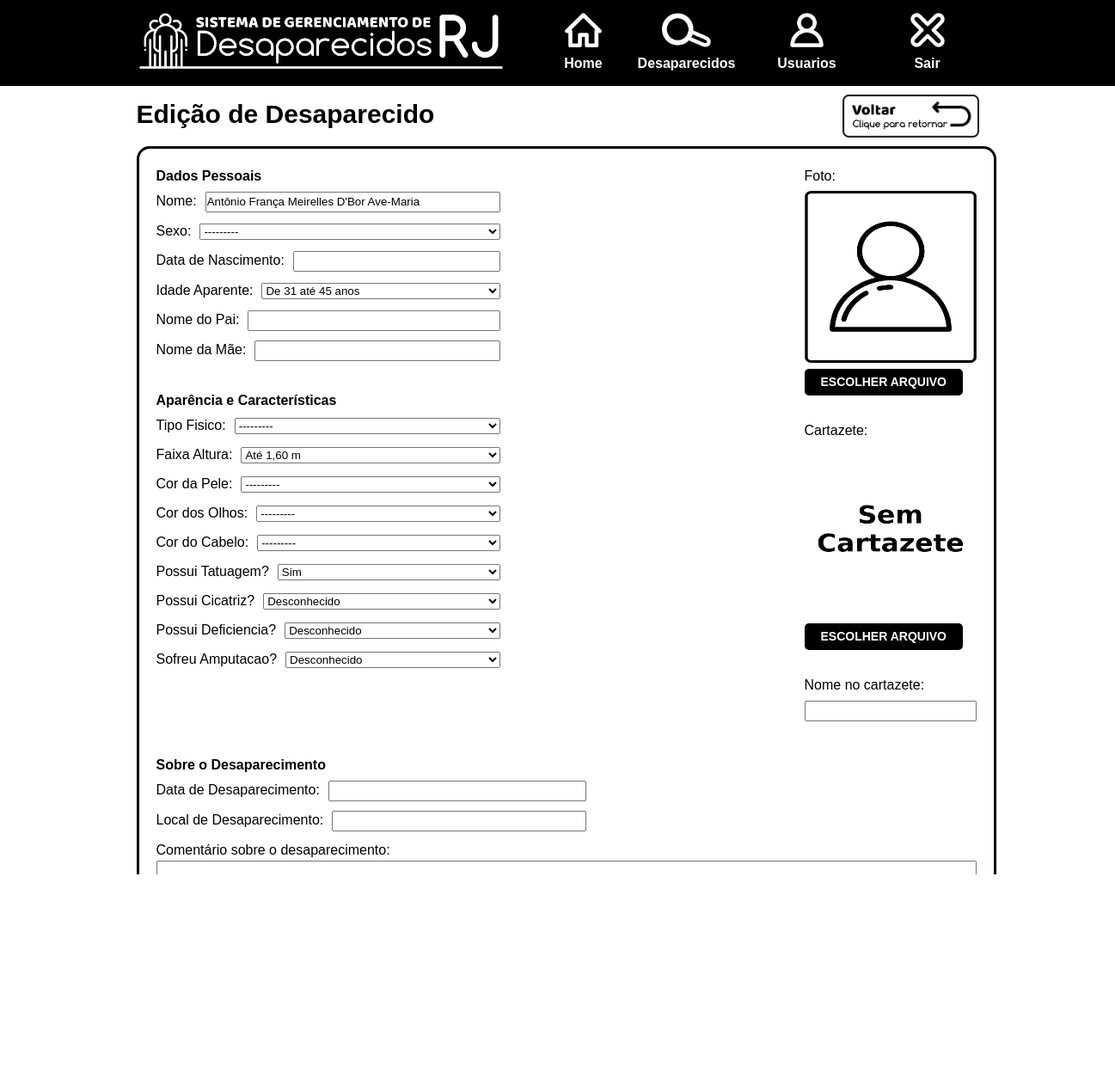
Screenshot of /webserver/desaparecidos/editar/4/ (signed in) with the database file from the repository.
### webserver/models.py (models this page shows)
class Pessoa(models.Model):
	FAIXA_IDADE = (
		("ate_18_anos", "Até 18 anos"),
		("de_19_ate_30_anos", "De 19 até 30 anos"),
		("de_31_ate_45_anos", "De 31 até 45 anos"),
		("de_46_ate_65_anos", "De 46 até 65 anos"),
		("acima_de_65_anos", "Acima de 65 anos"),
	)
	FAIXA_ALTURA = (
		("anao", "Anão"),
		("ate_160", "Até 1,60 m"),
		("de_160_ate_170", "De 1,60 até 1,70 m"),
		("de_170_ate_180", "De 1,70 até 1,80 m"),
		("acima_de_180", "Acima de 1,80 m"),
	)
	SEXO = (
		("masculino", "Masculino"),
		("feminino", "Feminino"),
	)
	COR_PELE = (
		("albino", "Albino"),
		("amarela", "Amarela"),
		("branca", "Branca"),
		("negra", "Negra"),
		("parda", "Parda"),
		("vermelha", "Vermelha"),
	)
	COR_OLHOS = (
		("azuis", "Azuis"),
		("castanhos_claros", "Castanhos Claros"),
		("castanhos_escuros", "Castanhos Escuros"),
		("cinzentos", "Cinzentos"),
		("castanhos", "Castanhos"),
		("desiguais_na_cor", "Desiguais na Cor"),
		("pretos", "Pretos"),
		("verdes", "Verdes"),
		("violetas", "Violetas"),
	)
	COR_CABELOS = (
		("aco", "Aço"),
		("branco", "Branco"),
		("castanho_claro", "Castanho Claro"),
		("castanho_escuro", "Castanho Escuro"),
		("com_mechas_ou_faixas", "Com Mechas ou Faixas"),
		("louro", "Louro"),
		("preto", "Preto"),
		("ruivo", "Ruivo")
	)
	TIPO_FISICO = (
		("magro", "Magro"),
		("normal", "Normal"),
		("gordo", "Gordo"),
		("forte", "Forte"),
	)
	nome = models.CharField(max_length = 254, blank=True, null=True)
	nome_normalizado = models.CharField(max_length = 254, blank=True, null=True)
	idade = models.IntegerField(blank=True, null=True)
	idade_aparente = models.CharField(max_length = 100, choices = FAIXA_IDADE, blank=True, null=True)
	altura = models.IntegerField(blank=True, null=True)
	faixa_altura = models.CharField(max_length = 100, choices = FAIXA_ALTURA, blank=True, null=True)
	cor_pele = models.CharField(max_length = 100, choices = COR_PELE, blank=True, null=True)
	cor_olhos = models.CharField(max_length = 100, choices = COR_OLHOS, blank=True, null=True)
	cor_cabelos = models.CharField(max_length = 100, choices = COR_CABELOS, blank=True, null=True)
	sexo = models.CharField(max_length = 100, choices = SEXO, blank=True, null=True)
	nome_pai = models.CharField(max_length = 254, blank=True, null=True)
	nome_mae = models.CharField(max_length = 254, blank=True, null=True)
	foto = models.ImageField(upload_to = "fotos/", blank = True, null = True)
	facial_encoding = models.TextField(blank = True, null = True)
	encoding_distance_to_zero = models.FloatField(blank = True, null = True)
	data_nascimento = models.DateTimeField(blank=True, null=True)
	data_desaparecimento = models.DateTimeField(blank=True, null=True)
	local_desaparecimento = models.CharField(max_length = 254, blank=True, null=True)
	cartazete = models.ImageField(upload_to = "cartazetes/",blank = True, null = True)
	nome_no_cartazete = models.CharField(max_length = 254, blank=True, null=True)
	comentario_desaparecimento = models.TextField(blank = True, null = True)
	possui_tatuagem = models.NullBooleanField(blank=True, null=True)
	possui_cicatriz = models.NullBooleanField(blank=True, null=True)
	possui_deficiencia = models.NullBooleanField(blank=True, null=True)
	sofreu_amputacao = models.NullBooleanField(blank=True, null=True)
	esta_desaparecido = models.NullBooleanField(default=True, null=True)
	tipo_fisico = models.CharField(max_length = 254, choices = TIPO_FISICO, blank=True, null=True)
	rg = models.CharField(max_length = 9, blank=True, null=True)
	emissor_rg = models.CharField(max_length = 15, blank=True, null=True)
	cpf = models.CharField(max_length = 11, blank=True, null=True)
	cnh = models.CharField(max_length = 11, blank=True, null=True)

### webserver/views.py (the view)
# urls.py: url(r'desaparecidos/editar/(?P<pk>\d+)/$', views.editarDesaparecido, name='editarDesaparecido'),
@login_required
def editarDesaparecido(request, pk):
    if request.method == "POST":
        instance = Pessoa.objects.get(pk=pk)
        form = PessoaForm(request.POST, request.FILES, instance=instance)
        if form.is_valid():
            instance = form.save()
            instance.nome_normalizado = normalizarNome(instance.nome)
            print(instance.nome_normalizado)
            instance.save()
            return redirect("editarDesaparecido", pk = instance.pk)
    else:
        instance = Pessoa.objects.get(pk=pk)
        form = PessoaForm(instance = instance)
    return render(request, "editar_pessoa_model_form.html", {
        "form": form,
    })

### webserver/templates/editar_pessoa_model_form.html (shortened to what this page needs)
{% extends './main.html' %}
{% load static %}
    {% block page_content %}
        <section id="page-contents">
            <header class="content-top">
                <p>Edição de Desaparecido</p>
                <img src="{% static 'images/back-button.png' %}" onclick="history.back()">
            </header>
            <section class="form_container">
                <form method="POST" enctype="multipart/form-data" class="post-form">
                    <div class="fields_container">
                        <div class="fields_left_column">
                            <p>Dados Pessoais</p>
                            <div class="form_field">{{ form.nome.label_tag }}<span>{{ form.nome }}</span></div>
                            <div class="form_field">{{ form.sexo.label_tag }}<span>{{ form.sexo }}</span></div>
                            <div class="form_field">{{ form.data_nascimento.label_tag }}<span>{{ form.data_nascimento }}</span></div>
                            <div class="form_field">{{ form.idade_aparente.label_tag }}<span>{{ form.idade_aparente }}</span></div>
                            <div class="form_field">{{ form.nome_pai.label_tag }}<span>{{ form.nome_pai }}</span></div>
                            <div class="form_field">{{ form.nome_mae.label_tag }}<span>{{ form.nome_mae }}</span></div>
                            <br>
                            <p>Aparência e Características</p>
                            <div class="form_field">{{ form.tipo_fisico.label_tag }}<span>{{ form.tipo_fisico }}</span></div>
                            <div class="form_field">{{ form.faixa_altura.label_tag }}<span>{{ form.faixa_altura }}</span></div>
                            <div class="form_field">{{ form.cor_pele.label_tag }}<span>{{ form.cor_pele }}</span></div>
                            <div class="form_field">{{ form.cor_olhos.label_tag }}<span>{{ form.cor_olhos }}</span></div>
                            <div class="form_field">{{ form.cor_cabelos.label_tag }}<span>{{ form.cor_cabelos }}</span></div>
                            <div class="form_field">{{ form.possui_tatuagem.label_tag }}<span>{{ form.possui_tatuagem }}</span></div>
                            <div class="form_field">{{ form.possui_cicatriz.label_tag }}<span>{{ form.possui_cicatriz }}</span></div>
                            <div class="form_field">{{ form.possui_deficiencia.label_tag }}<span>{{ form.possui_deficiencia }}</span></div>
                            <div class="form_field">{{ form.sofreu_amputacao.label_tag }}<span>{{ form.sofreu_amputacao }}</span></div>
                        </div>
                        <div class="fields_right_column">
                            <div class="foto_fields_container">
                                <div class="form_field">
                                    <p class="label-paragraph">Foto:</p>
                                    {% if form.instance.foto.name %}
                                    <img src="{{ form.instance.foto.url }}" width="200" height="200" />
                                    {% else %}
                                    <img src="{% static 'images/no-photo-image.png' %}" width="200" height="200" />
                                    {% endif %}
                                    <br>
                                    <label for="id_foto">ESCOLHER ARQUIVO</label>
                                    <br>
                                    <p class="label-paragraph">Cartazete:</p>
                                    {% if form.instance.cartazete.name %}
                                    <img src="{{ form.instance.cartazete.url }}" width="200" height="200" />
                                    {% else %}
                                    <img src="{% static 'images/no-cartazete.png' %}" width="200" height="200" />
                                    {% endif %}
                                    <br>
                                    <label for="id_cartazete">ESCOLHER ARQUIVO</label>
                                    <br>
                                    <p class="label-paragraph">Nome no cartazete:</p>
                                    {{ form.nome_no_cartazete }}
                                </div>
                            </div>
                        </div>
                    </div>
                    <br>
                    <p>Sobre o Desaparecimento</p>
                    <div class="form_field larger_form_field">{{ form.data_desaparecimento.label_tag }}<span>{{ form.data_desaparecimento }}</span></div>
                    <div class="form_field larger_form_field">{{ form.local_desaparecimento.label_tag }}<span>{{ form.local_desaparecimento }}</span></div>
                    <div class="form_field full_width_form_field">
                        {{ form.comentario_desaparecimento.label_tag }}
                        <br>
                        {{ form.comentario_desaparecimento }}
                    </div>
                    <br>
                    <div class="button-div"><button type="submit">SALVAR ALTERAÇÕES</button><div>
                </form>
            </section>
        </section>
    {% endblock %}

### webserver/templates/main.html (style rules this page uses)
*, *:after, *:before { margin: 0; padding: 0; box-sizing: border-box; font-family: sans-serif; #font-size: 14px; line-height: 1.5; }
body { #width:1000px; background-color:#fff; #border: 1px solid black; #margin-left: auto; #margin-right: auto; }
body header { height: 100px; width: auto; background-color: #000000; text-align: center; }
body section { width:1000px; margin-left: auto; margin-right: auto; }
#page-contents { background-color: #ffffff; }
#page-contents section { background-color: #ffffff; }
#page-contents header { background-color: #ffffff; }
.content-top { height: 50px; width: 100%; margin-top: 10px; padding-left: 10px; padding-right: 10px; }
.content-top p { float: left; font-size: 30px; font-weight: bold; }
.content-top img { height: 100%; width: auto; float: right; }
.form_container, .person_data_container { margin: 10px; border: 3px solid black; border-radius: 15px; }
.form_container form { margin: 20px; }
.form_container form p { font-size: 16px; font-weight: bold; margin-bottom: 5px; clear: both; }
.form_container form .form_field { margin-bottom: 10px; width: 400px; }
.form_container form .form_field label { float: left; clear: both; }
.form_container form .form_field span { display: block; overflow: hidden; padding-left: 10px; }
.form_container form .form_field span > input, span > select { width: 100%; }
.form_container form .larger_form_field { margin-bottom: 10px; width: 500px; }
.form_container form .full_width_form_field { margin-bottom: 10px; width: 100%; }
.form_container form .full_width_form_field textarea { height: 150px; width: 100%; }
.fields_container { width: 100%; }
.fields_container .fields_left_column { float: left; width: 50%; }
.fields_container .fields_right_column { float: left; width: 50%; height: 100%; }
.foto_fields_container { float: right; width: 200px; #overflow: hidden; }
.foto_fields_container * { clear: both; }
.foto_fields_container label { background-color: #000000; border-radius: 5px; color: #fff; cursor: pointer; #margin-left: 7px; padding-top: 5px; padding-bottom: 5px; padding-left: 19px; padding-right: 19px; font-weight: bold; font-size: 14px; }
.form_container form p.label-paragraph { font-size: 16px; font-weight: normal; margin-bottom: 5px; }
.foto_fields_container input[type='text'] { width: 200px; }
.button-div { margin: 0; padding: 0; width: 100%; display: block; }
.button-div button { background-color: #000000; color: #ffffff; #border-color: #000000; border-radius: 5px; padding-top: 5px; padding-bottom: 5px; padding-left: 12px; padding-right: 12px; display: block; border: 0px solid black; font-weight: bold; }

### rows the page displays
Pessoa: nome "Antônio França Meirelles D'Bor Ave-Maria", sexo "---------", idade_aparente "De 31 até 45 anos", tipo_fisico "---------", faixa_altura "Até 1,60 m", cor_pele "---------", cor_olhos "---------", cor_cabelos "---------", possui_tatuagem "Sim", possui_cicatriz "Desconhecido", possui_deficiencia "Desconhecido", sofreu_amputacao "Desconhecido"
